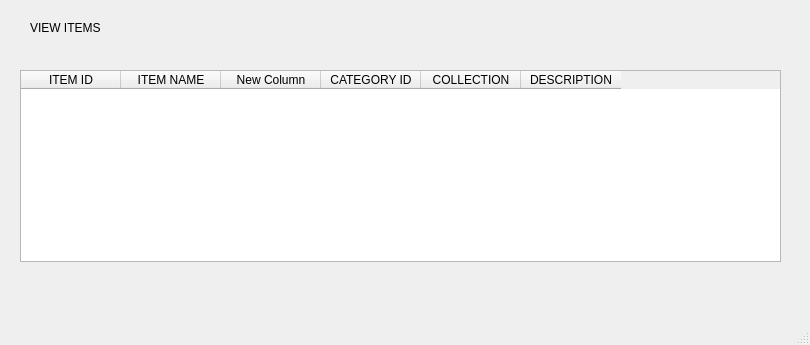
<?xml version="1.0" encoding="UTF-8"?>
<ui version="4.0">
 <class>MainWindow</class>
 <widget class="QMainWindow" name="MainWindow">
  <property name="geometry">
   <rect>
    <x>0</x>
    <y>0</y>
    <width>810</width>
    <height>345</height>
   </rect>
  </property>
  <property name="windowTitle">
   <string>MainWindow</string>
  </property>
  <widget class="QWidget" name="centralwidget">
   <widget class="QLabel" name="label">
    <property name="geometry">
     <rect>
      <x>30</x>
      <y>20</y>
      <width>111</width>
      <height>16</height>
     </rect>
    </property>
    <property name="text">
     <string>VIEW ITEMS</string>
    </property>
   </widget>
   <widget class="QTableWidget" name="tableWidget">
    <property name="geometry">
     <rect>
      <x>20</x>
      <y>70</y>
      <width>761</width>
      <height>192</height>
     </rect>
    </property>
    <column>
     <property name="text">
      <string>ITEM ID</string>
     </property>
    </column>
    <column>
     <property name="text">
      <string>ITEM NAME</string>
     </property>
    </column>
    <column>
     <property name="text">
      <string>New Column</string>
     </property>
    </column>
    <column>
     <property name="text">
      <string>CATEGORY ID</string>
     </property>
    </column>
    <column>
     <property name="text">
      <string>COLLECTION</string>
     </property>
    </column>
    <column>
     <property name="text">
      <string>DESCRIPTION</string>
     </property>
    </column>
   </widget>
  </widget>
  <widget class="QMenuBar" name="menubar">
   <property name="geometry">
    <rect>
     <x>0</x>
     <y>0</y>
     <width>810</width>
     <height>26</height>
    </rect>
   </property>
  </widget>
  <widget class="QStatusBar" name="statusbar"/>
 </widget>
 <resources/>
 <connections/>
</ui>
